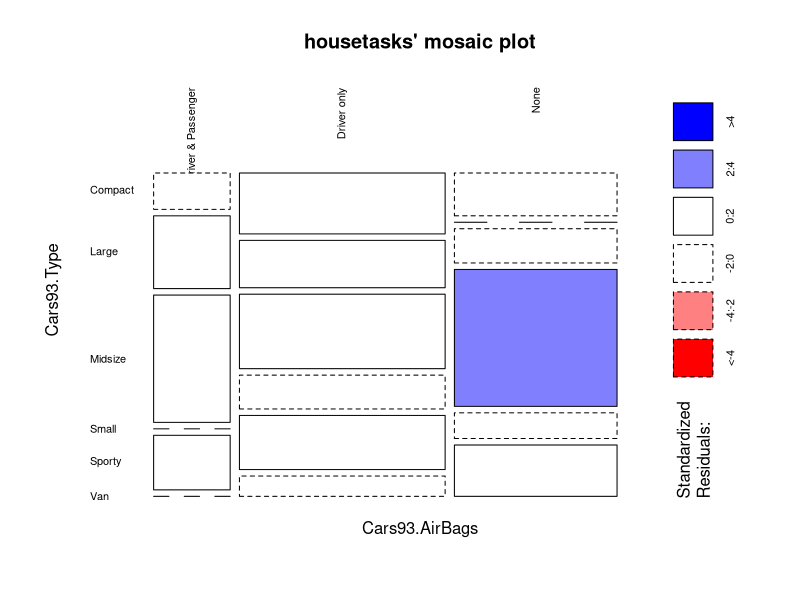
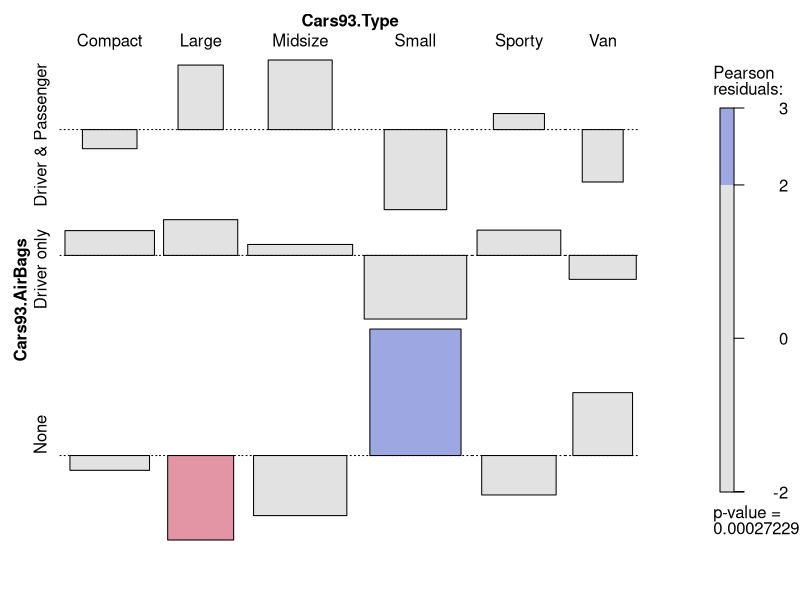

The R source for these figures, in order:
library(MASS)
?MASS
my_data<-Cars93
my_data
data("Cars93")
head(Cars93)
?Cars93
#structure
str(Cars93)


#subsetting to use only variables type and airbags
my_car = data.frame(Cars93$AirBags, Cars93$Type)
#contigency table
my_car1 = table(Cars93$AirBags, Cars93$Type)
my_car1
#alt
my_car2 <- table(my_car)

my_car2


#visual representation of contingency table
library("graphics")
mosaicplot(my_car2, shade=TRUE, las=2,
           main="housetasks' mosaic plot")


install.packages("vcd")

library(vcd)
assoc(head(my_car2, 5), shade=TRUE, las=3)

#h0: the 2 variables are independent
chi_test <- chisq.test(my_car2)
chi_test


#how we can explain the X-squared value(33.001)
#continue to level up with previous chi-sq class


#observed and expected values(the 2 rounds of to 2dp)
chi_test$observed
round(chi_test$expected, 2)

#pearson residual(r = (O-E)1/root 2) Run and get absolute values to get the most significant.
round(chi_test$residuals)
